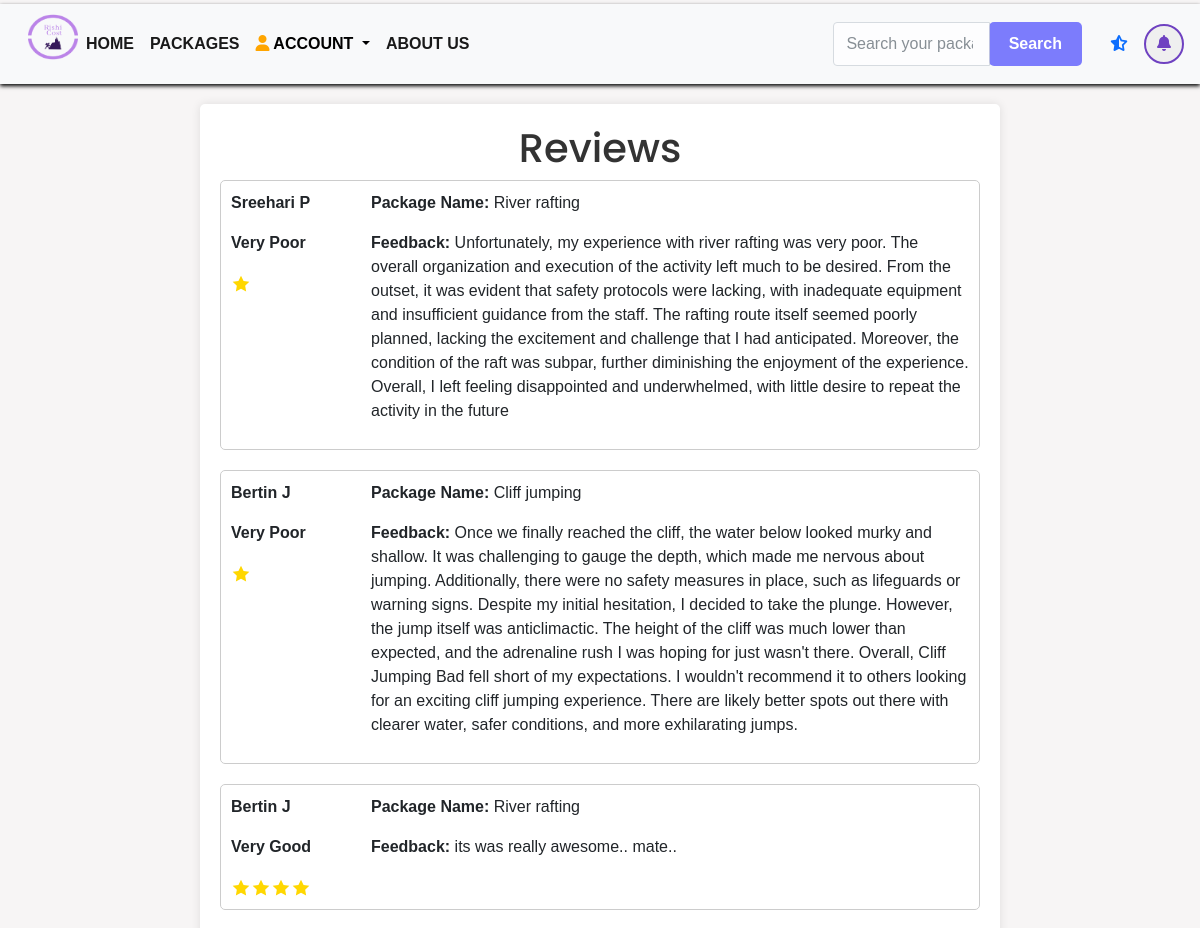
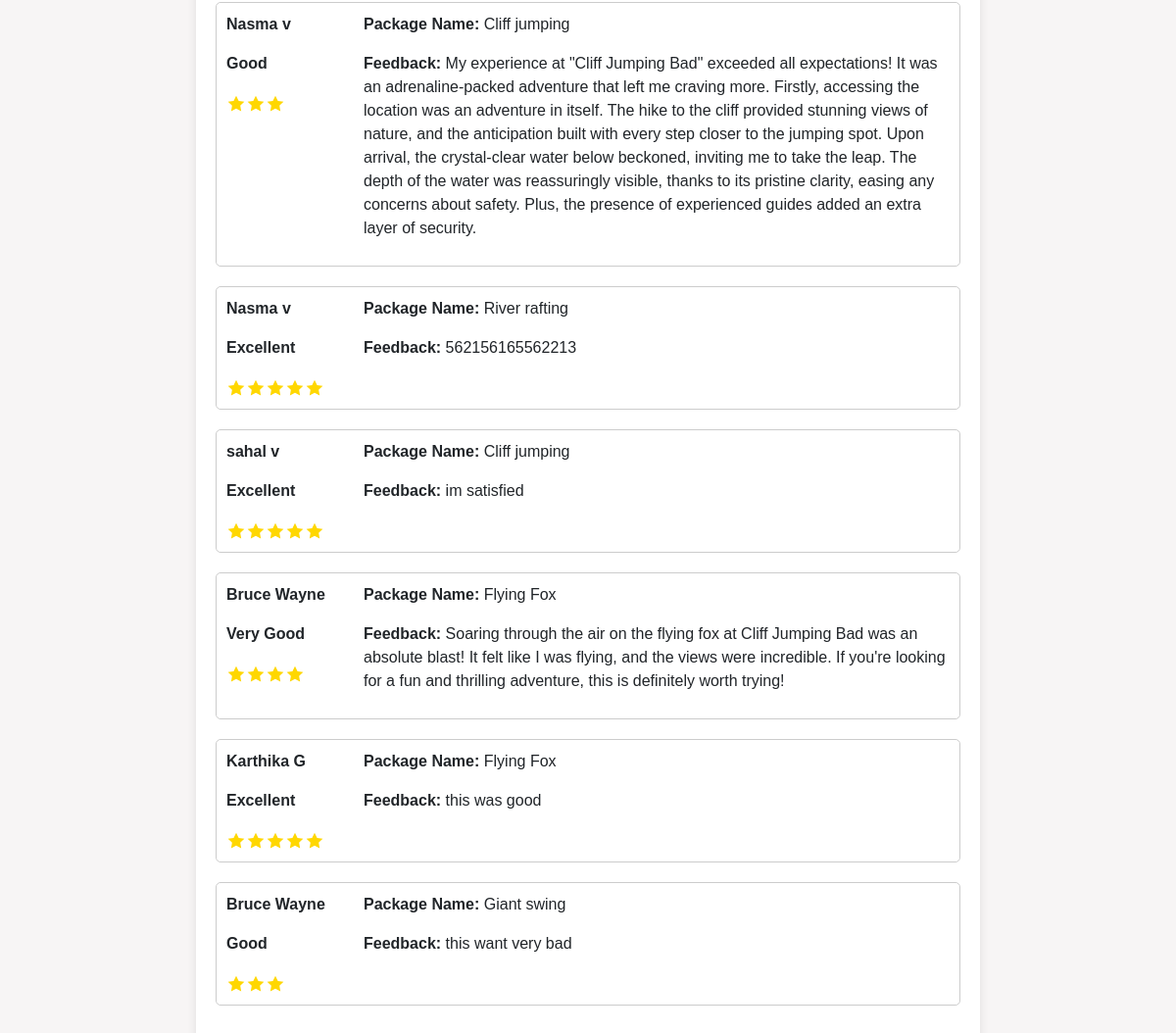
Screenshot of /review with the database file from the repository (2 pictures, top to bottom).
### app1/models.py (models this page shows, shortened)
class Rating(models.Model):
    RATING_CHOICES = (
        (1, 'Very Poor'),
        (2, 'Poor'),
        (3, 'Good'),
        (4, 'Very Good'),
        (5, 'Excellent'),
    )
    user = models.ForeignKey(User, on_delete=models.CASCADE)
    package = models.ForeignKey(AdventurePackage, on_delete=models.CASCADE)
    rating = models.IntegerField(choices=RATING_CHOICES)
    feedback = models.TextField()
    created_at = models.DateTimeField(auto_now_add=True)
    has_rated = models.BooleanField(default=False)

class AdventurePackage(models.Model):
    name = models.CharField(max_length=100)
    description = models.TextField()
    price = models.DecimalField(max_digits=10, decimal_places=2)
    image = models.ImageField(upload_to='adventure_package_images/')
    image1 = models.ImageField(upload_to='adventure_package_images/')
    location = models.CharField(max_length=100, null=True, blank=True)
    accommodation_price_per_person = models.DecimalField(max_digits=10, decimal_places=2, null=True,
                                                         blank=True)  # Add this line

### app1/views.py (the view)
# urls.py: path('review', views.review, name="review"),
def review(request):
    ratings = Rating.objects.all()
    return render(request, 'home/review.html', {'ratings': ratings})

### cart/context_processors.py (called while the page is built, shortened)
def menu_links(request):
    user = request.user
    context = {}
    return context

### templates/home/review.html (shortened to what this page needs)
<!DOCTYPE html>
{% extends 'base.html' %}
{% load static %}
{% block content %}
<head>
</head>
<body>
    <div class="container">
        <h1 data-aos="flip-down">Reviews</h1>
        <div class="reviews" data-aos="fade-down">
            {% for rating in ratings %}
            <div class="review-card">
                <div class="review-card-left" data-aos="fade-down"
     data-aos-easing="linear"
     data-aos-duration="400">
                    <p ><strong>{{ rating.user.first_name }} <span>{{ rating.user.last_name }}</strong></p>
                    <p >
                        <strong >
                            {% if rating.rating == 1 %}
                                Very Poor
                            {% elif rating.rating == 2 %}
                                Poor
                            {% elif rating.rating == 3 %}
                                Good
                            {% elif rating.rating == 4 %}
                                Very Good
                            {% elif rating.rating == 5 %}
                                Excellent
                            {% endif %}
                        </strong>
                    </p>
                    <div id="starRating{{ rating.id }}"   data-tilt></div>
                </div>
                <div class="review-card-right" data-aos="fade-down"
                    data-aos-easing="linear"
                    data-aos-duration="400">
                    <p><strong>Package Name:</strong> {{ rating.package.name }}</p>
                    <p><strong>Feedback:</strong> {{ rating.feedback }}</p>
                </div>
            </div>
            {% endfor %}
        </div>
    </div>
</body>
</html>
{% endblock %}

### static/assests/mycss/style.css (style rules this page uses)
body { background-color: #E3F5FD; color: #333; font-family: 'Arial', sans-serif; font-size: 16px; line-height: 1.6; margin: 0; padding-bottom: 70px; }

### static/assests/css/main.css (style rules this page uses)
body { color: #777777; font-family: "Poppins", sans-serif; font-size: 14px; font-weight: 300; line-height: 1.625em; position: relative; }
h1, h2, h3, h4, h5, h6 { font-family: "Poppins", sans-serif; color: #222222; line-height: 1.2em !important; margin-bottom: 0; margin-top: 0; font-weight: 600; }
h1, .h1 { font-size: 36px; }
h1 { font-size: 36px; }
h1, h2, h3, h4, h5, h6 { line-height: 1.5em; }

### templates/home/review.html (style rules this page uses)
body { font-family: Arial, sans-serif; background-color: #f7f5f5; margin: 0; padding: 0; }
.container { max-width: 800px; margin: 20px auto; padding: 20px; background-color: #fff; border-radius: 5px; box-shadow: 0 0 10px rgba(0, 0, 0, 0.1); }
h1 { color: #333; text-align: center; }
.review-card { display: flex; border: 1px solid #ccc; border-radius: 5px; padding: 10px; margin-bottom: 20px; }
.review-card-left { flex: 1; margin-right: 10px; max-width: 130px; }
.review-card-right { flex: 2; }

### rows the page displays
Rating: user.first_name "Sreehari", user.last_name "P", rating "Very Poor", package.name "River rafting", feedback "Unfortunately, my experience with river rafting was very poor. The overall organization and execution of the activity left much to be desired. From the outset, it was evident that safety protocols were lacking, with inadequate equipment and insufficient guidance from the staff. The rafting route itself seemed poorly planned, lacking the excitement and challenge that I had anticipated. Moreover, the condition of the raft was subpar, further diminishing the enjoyment of the experience. Overall, I left feeling disappointed and underwhelmed, with little desire to repeat the activity in the future"
Rating: user.first_name "Bertin", user.last_name "J", rating "Very Poor", package.name "Cliff jumping", feedback "Once we finally reached the cliff, the water below looked murky and shallow. It was challenging to gauge the depth, which made me nervous about jumping. Additionally, there were no safety measures in place, such as lifeguards or warning signs. Despite my initial hesitation, I decided to take the plunge. However, the jump itself was anticlimactic. The height of the cliff was much lower than expected, and the adrenaline rush I was hoping for just wasn't there. Overall, Cliff Jumping Bad fell short of my expectations. I wouldn't recommend it to others looking for an exciting cliff jumping experience. There are likely better spots out there with clearer water, safer conditions, and more…"
Rating: user.first_name "Bertin", user.last_name "J", rating "Very Good", package.name "River rafting", feedback "its was really awesome.. mate.."
Rating: user.first_name "Nasma", user.last_name "v", rating "Good", package.name "Cliff jumping", feedback "My experience at \"Cliff Jumping Bad\" exceeded all expectations! It was an adrenaline-packed adventure that left me craving more. Firstly, accessing the location was an adventure in itself. The hike to the cliff provided stunning views of nature, and the anticipation built with every step closer to the jumping spot. Upon arrival, the crystal-clear water below beckoned, inviting me to take the leap. The depth of the water was reassuringly visible, thanks to its pristine clarity, easing any concerns about safety. Plus, the presence of experienced guides added an extra layer of security."
Rating: user.first_name "Nasma", user.last_name "v", rating "Excellent", package.name "River rafting", feedback "562156165562213"
Rating: user.first_name "sahal", user.last_name "v", rating "Excellent", package.name "Cliff jumping", feedback "im satisfied"
Rating: user.first_name "Bruce", user.last_name "Wayne", rating "Very Good", package.name "Flying Fox", feedback "Soaring through the air on the flying fox at Cliff Jumping Bad was an absolute blast! It felt like I was flying, and the views were incredible. If you're looking for a fun and thrilling adventure, this is definitely worth trying!"
Rating: user.first_name "Karthika", user.last_name "G", rating "Excellent", package.name "Flying Fox", feedback "this was good"
Rating: user.first_name "Bruce", user.last_name "Wayne", rating "Good", package.name "Giant swing", feedback "this want very bad"
